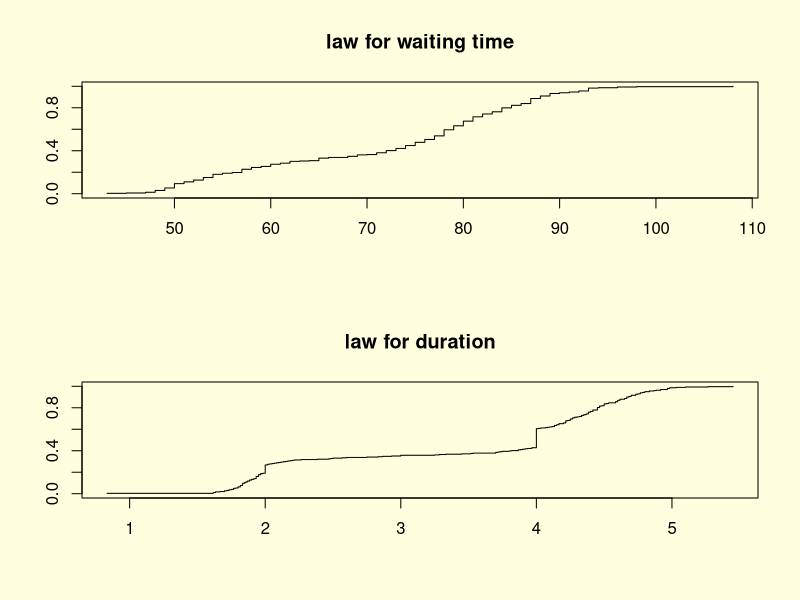
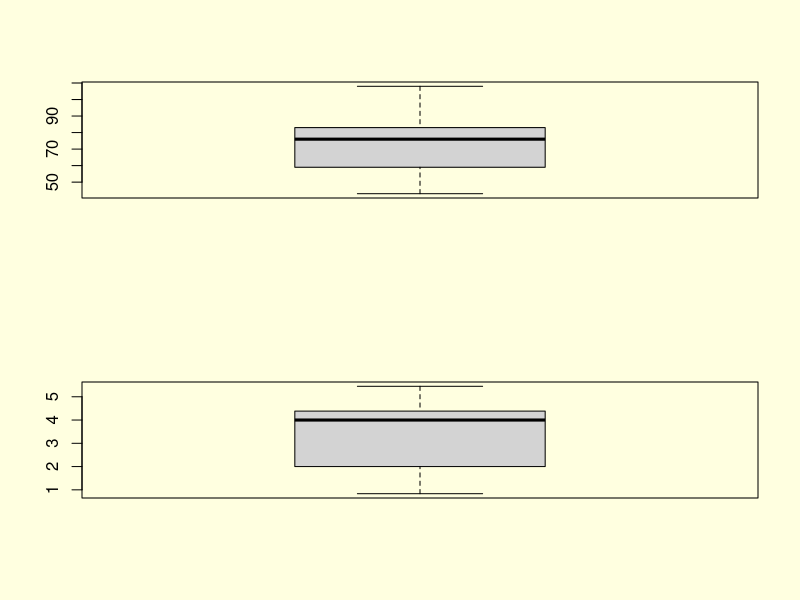
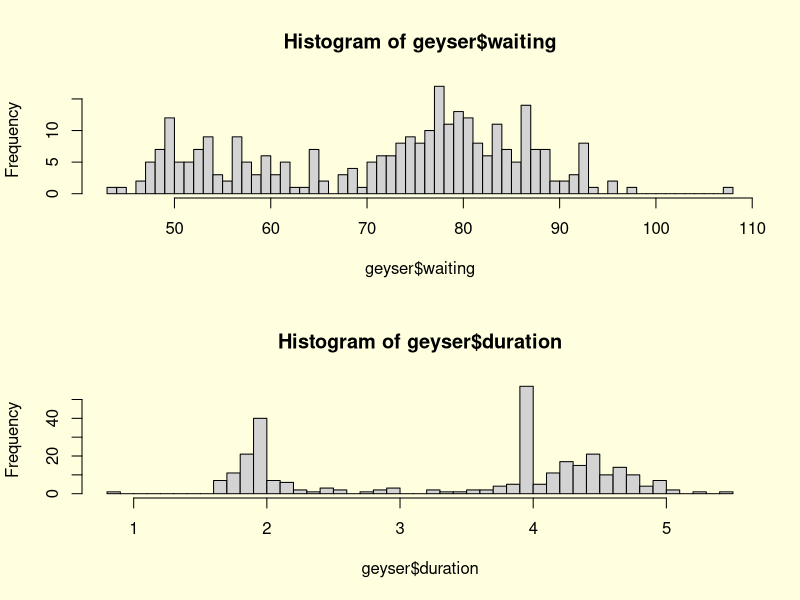
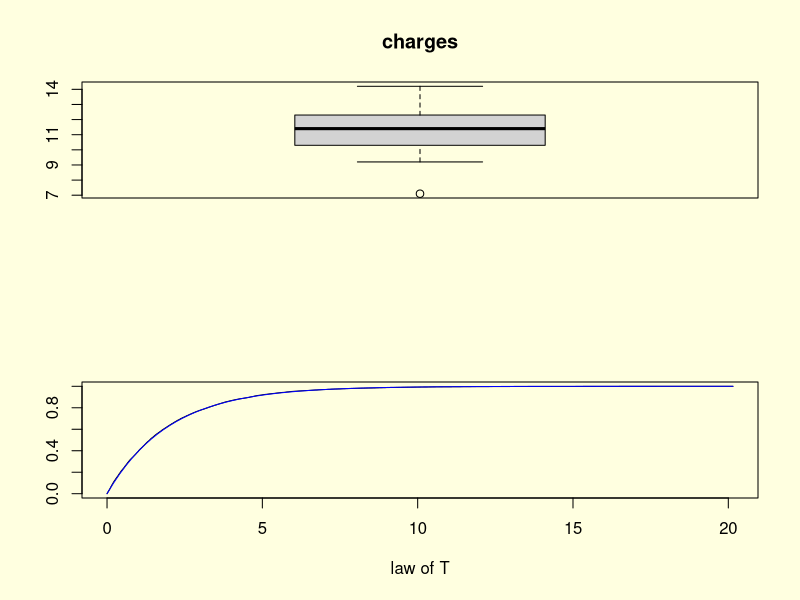

The R script that drew these images, in order: (Note: this script raises an error after producing the figures.)
##STNUM - TP1

##Question 1
##see report


##Question 2
library(MASS)
data(geyser)

#Statistic description
summary(geyser)

#distribution functions
par(mfcol=c(2,1),bg="lightyellow")
n=length(geyser$waiting)
plot(sort(geyser$waiting), 1:n/n, type="s", ylim=c(0,1), xlab="", ylab="",main="law for waiting time")
n=length(geyser$duration)
plot(sort(geyser$duration), 1:n/n, type="s", ylim=c(0,1), xlab="", ylab="",main="law for duration")

#Boxplots
par(mfcol=c(2,1),bg="lightyellow")
boxplot(geyser$waiting)
boxplot(geyser$duration)

#histograms
par(mfcol=c(2,1),bg="lightyellow")
hist(geyser$waiting,breaks=50)
hist(geyser$duration,breaks=50)



##Question 3
##see report


##Question 4

charges <- c(10.1,12.2,9.3,12.4,13.7,10.8,11.6,10.1,11.2,11.3,12.2,12.6,11.5,9.2,14.2,11.1,13.3,11.8,7.1,10.5)

##a
summary(charges)
##The value of the 3rd quartile is 12.25

##b
boxplot(charges,main="charges")



## Question 5
U = runif(10000,0,1)
V = runif(10000,0,1)
T = -2*log(U)
X = sqrt(T)*cos(2*pi*V)

#i : law of T ?
n=length(T)
plot(sort(T), 1:n/n, type="s", ylim=c(0,1), xlab="law of T", ylab="")
curve(1-exp(-x/2),add=TRUE,col="blue",ylab="")


#ii :law of  X
#g<-function(x,t){}
f<-function(x){return(function(t){(1-acos(x/t)/(2*pi))*t*exp(-(t^2)/2)})}
l<-function(x){1 - area(f(x),x,1000) - sign(x)*exp(-(x^2)/2)}
plot(l,xlim = c(0.5,10))
#f<-function(x){1-area(function(v){0.5-atan(pi*x/2.3)/(0.82*pi)},0,1)}

n=length(X)
plot(sort(X), 1:n/n, type="s", ylim=c(0,1),xlab="law of X", ylab="")
#curve(from = -4,to = 4,0.5+atan(x/(2*pi))/pi,add=TRUE,col="blue",ylab="")
curve(l,xlim = c(0.2,10),add=TRUE,col="blue",ylab="")


